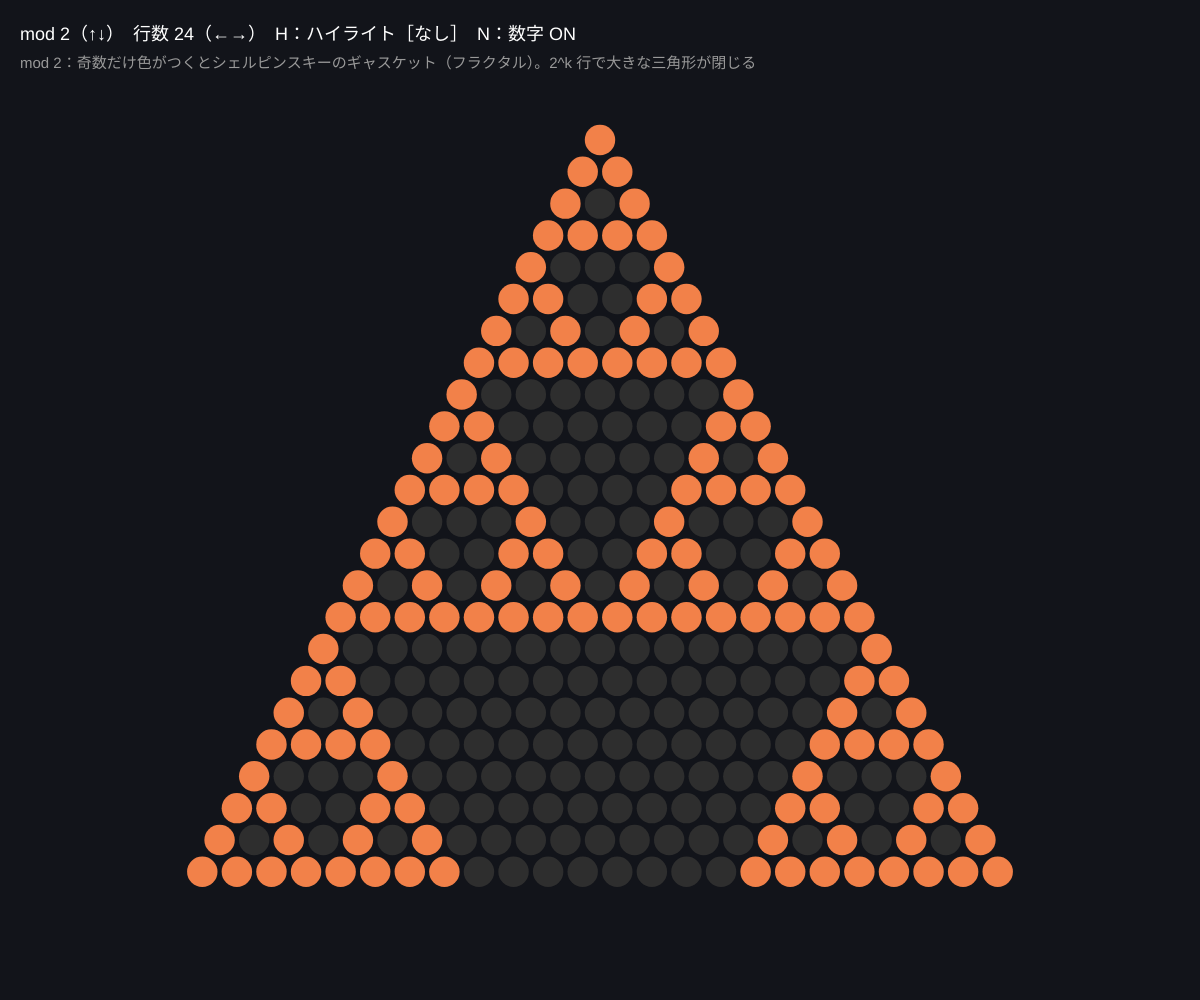
Frame 1 (no input)
Frame 60 (no input): identical to frame 1, image omitted
Frame 120 (the mouse pressed at the canvas centre since frame 60): identical to frame 1, image omitted

The p5.js sketch that drew this single still picture (run headless with seeded random() and noise() and a simulated clock; from frame 60 on, the mouse is pressed at the canvas centre):

// p5.js sketch
// ── sketch.js
// ============================================
// 03 パスカルの三角形
// 両端は 1、あとは「左上 ＋ 右上」。並ぶ数は二項係数 C(n,k)
// m で割った余りで色を塗ると、シェルピンスキーのギャスケットのような模様が浮かび上がる
// ↑↓ = 割る数 m（2〜9）/ ←→ = 行数 / H = 性質のハイライトを順に切り替え / N = 数字の表示
// ============================================

let rows = 24;            // ★ 行数（8〜48）
let m = 2;                // ★ 割る数（余りで色分け）
let tri = [];             // tri[n][k] = C(n,k) mod m
let realVals = [];        // 実際の値（最初の方の行だけ表示に使う）
let hl = 0;               // ハイライトの種類 0〜4
let showNum = true;
let layer;                // 三角形を描きためる層（毎フレーム描かない）
let hlNames = ['なし', '対角線 k=2 ＝ 三角数 1,3,6,10,…', '浅い対角線の和 ＝ フィボナッチ 1,1,2,3,5,…', '行の和 ＝ 2^n', 'ホッケースティック：対角線を足すと斜め下の数'];
let fibIdx = 0;           // フィボナッチ・ホッケーのアニメ用

function setup() {
  createCanvas(windowWidth, windowHeight);
  colorMode(HSB, 360, 100, 100, 100);
  layer = createGraphics(width, height);
  rebuild();
}

function rebuild() {
  tri = []; realVals = [];
  for (let r = 0; r < rows; r++) {
    tri.push([]); realVals.push([]);
    for (let k = 0; k <= r; k++) {
      // ★ 余りだけ持てば大きな数にならない：(a + b) mod m
      let v = (k === 0 || k === r) ? 1 % m : (tri[r - 1][k - 1] + tri[r - 1][k]) % m;
      tri[r].push(v);
      let real = (k === 0 || k === r) ? 1 : realVals[r - 1][k - 1] + realVals[r - 1][k];
      realVals[r].push(real);
    }
  }
  drawTriangle();
}

function cellPos(r, k) {
  let s = Math.min((width - 40) / (rows + 1), (height - 170) / rows);
  let cx = width / 2 + (k - r / 2) * s, cy = 140 + r * s * 0.92;
  return { x: cx, y: cy, s };
}

function drawTriangle() {
  layer.clear();
  layer.colorMode(HSB, 360, 100, 100, 100);
  layer.noStroke();
  layer.textAlign(CENTER, CENTER);
  for (let r = 0; r < rows; r++) for (let k = 0; k <= r; k++) {
    let p = cellPos(r, k);
    let v = tri[r][k];
    if (v === 0) layer.fill(0, 0, 18);
    else layer.fill(((v - 1) * 360) / Math.max(1, m - 1) * 0.8 + 20, 70, 95);
    layer.circle(p.x, p.y, p.s * 0.88);
    if (showNum && rows <= 20) {
      layer.fill(v === 0 ? 0 : 0, 0, v === 0 ? 50 : 12);
      layer.textSize(Math.min(14, p.s * 0.34));
      let val = realVals[r][k];
      layer.text(val > 99999 ? '…' : val, p.x, p.y);
    }
  }
}

function draw() {
  background(225, 30, 10);
  image(layer, 0, 0);
  if (frameCount % 30 === 0) fibIdx = (fibIdx + 1) % Math.min(rows, 16);

  // ハイライト
  noFill();
  strokeWeight(3);
  let msg = '';
  if (hl === 1) {
    stroke(60, 90, 100);
    let vals = [];
    for (let r = 2; r < rows; r++) { let p = cellPos(r, 2); circle(p.x, p.y, p.s); if (vals.length < 8) vals.push(realVals[r][2]); }
    msg = '三角数：' + vals.join(', ') + ' …　C(n,2) = n(n−1)/2';
  } else if (hl === 2) {
    // 浅い対角線：(r, k) で r - k = d - k ... 行 r = d - k
    let d = fibIdx + 2, sum = 0;
    stroke(130, 90, 100);
    for (let k = 0; k <= d / 2; k++) { let r = d - k; if (r < rows) { let p = cellPos(r, k); circle(p.x, p.y, p.s); sum += realVals[r][k]; } }
    let f = [1, 1];
    for (let i = 2; i <= 16; i++) f.push(f[i - 1] + f[i - 2]);
    msg = '浅い対角線 ' + (d - 1) + '：和 = ' + sum + '　フィボナッチ：' + f.slice(0, 10).join(', ') + ' …';
  } else if (hl === 3) {
    let r = fibIdx + 1;
    stroke(300, 70, 100);
    let sum = 0;
    for (let k = 0; k <= r; k++) { let p = cellPos(r, k); circle(p.x, p.y, p.s); sum += realVals[r][k]; }
    msg = '行 ' + r + ' の和 = ' + sum + ' = 2^' + r + '（n 個から何個か選ぶ全部の選び方）';
  } else if (hl === 4) {
    let kk = 1 + (fibIdx % 3), len = 4 + (fibIdx % 4), sum = 0;
    stroke(20, 90, 100);
    for (let i = 0; i < len; i++) { let r = kk + i; if (r < rows) { let p = cellPos(r, kk); circle(p.x, p.y, p.s); sum += realVals[r][kk]; } }
    let r2 = kk + len;
    if (r2 < rows) { let p = cellPos(r2, kk + 1); stroke(50, 90, 100); strokeWeight(5); circle(p.x, p.y, p.s * 1.1); }
    msg = '対角線を上から ' + len + ' 個足す = ' + sum + '　→ 斜め右下の数 C(' + r2 + ',' + (kk + 1) + ')' + (r2 < rows ? ' = ' + realVals[r2][kk + 1] : '');
  }

  noStroke();
  fill(0, 0, 100);
  textSize(18);
  text('mod ' + m + '（↑↓）　行数 ' + rows + '（←→）　H：ハイライト［' + hlNames[hl] + '］　N：数字 ' + (showNum ? 'ON' : 'off'), 20, 40);
  fill(0, 0, 60);
  textSize(15);
  text(m === 2 ? 'mod 2：奇数だけ色がつくとシェルピンスキーのギャスケット（フラクタル）。2^k 行で大きな三角形が閉じる'
              : 'mod ' + m + '：余り 0 は暗く、それ以外は余りごとに色。素数 p なら p^k 行で大きな三角形になる（リュカの定理）', 20, 68);
  if (msg) { fill(55, 80, 100); text(msg, 20, 92); }
}

function keyPressed() {
  if (key === UP_ARROW && m < 9) { m++; rebuild(); }
  if (key === DOWN_ARROW && m > 2) { m--; rebuild(); }
  if (key === RIGHT_ARROW && rows < 48) { rows += 4; rebuild(); }
  if (key === LEFT_ARROW && rows > 8) { rows -= 4; rebuild(); }
  if (key === 'h' || key === 'H') hl = (hl + 1) % hlNames.length;
  if (key === 'n' || key === 'N') { showNum = !showNum; drawTriangle(); }
}

// ---------- やってみよう ----------
// 1. mod 2 で行数を 16 → 32 にすると模様が「入れ子」になる。3 で割ると？ 5 で割ると？
// 2. H を押して、三角数・フィボナッチ・2^n・ホッケースティックを順に確かめよう
// 3. 行 n がすべて奇数（mod 2 で全部色つき）になるのはどんな n？（n = 2^k − 1）
// 4. 2 行上の数との関係（C(n,k) = C(n−2,k−2) + 2C(n−2,k−1) + C(n−2,k)）を描いてみよう
